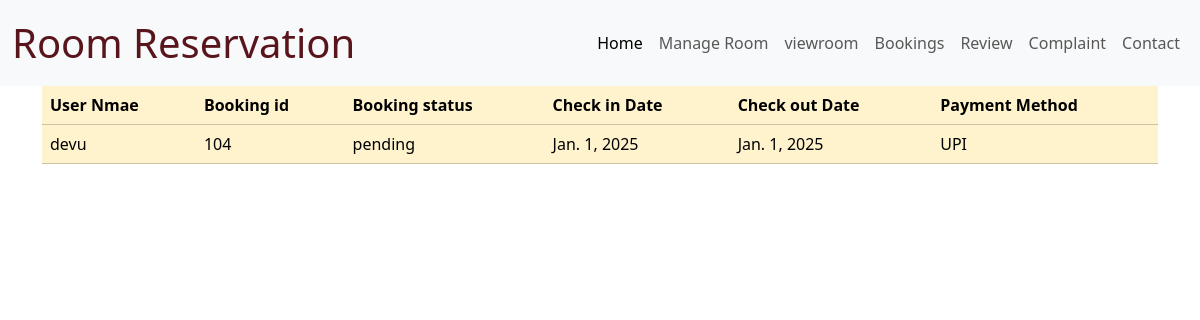
/Viewbooking, run on an earlier commit of the app's database.
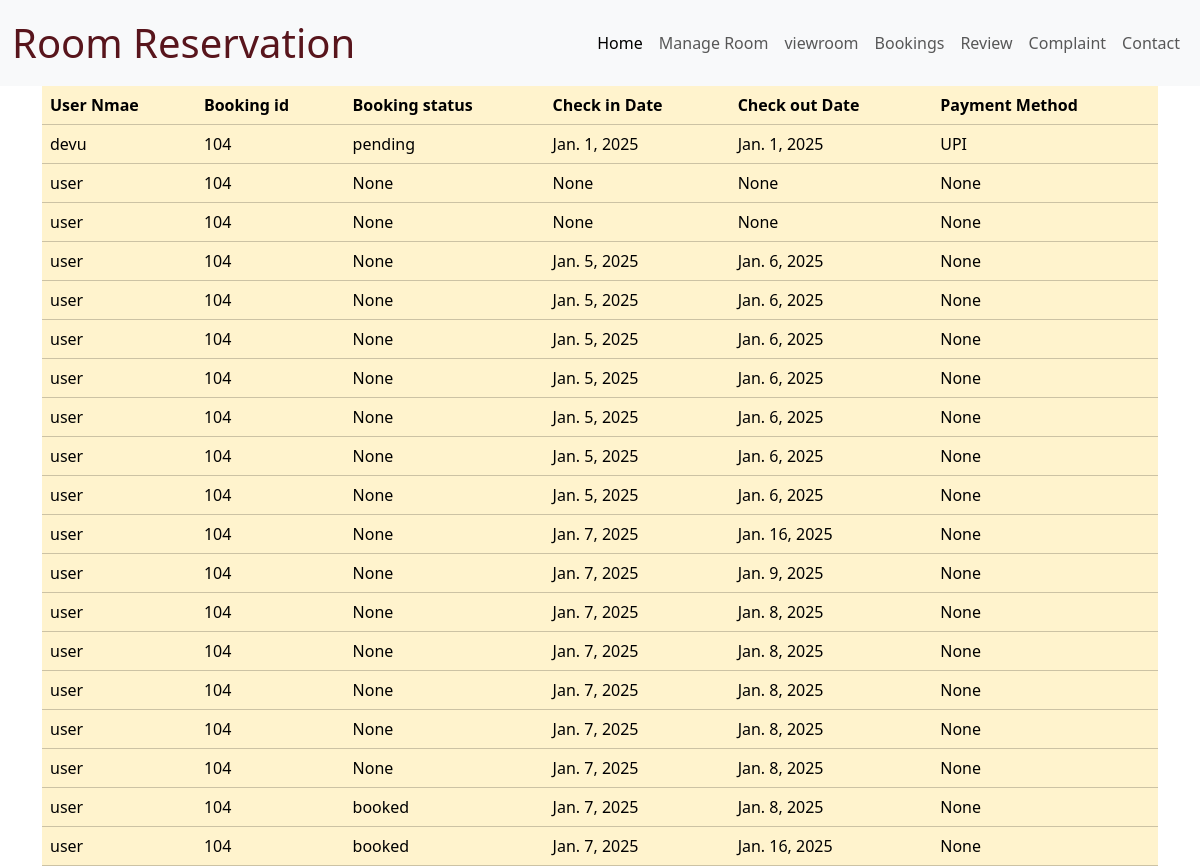
And on a later commit of the database.
### world_wallet_expence_app/models.py (models this page shows)
class BookingTable(models.Model):
     USERID=models.ForeignKey(UserTable, on_delete=models.CASCADE)
     ROOMID=models.ForeignKey(RoomTable, on_delete=models.CASCADE)
     bookingstatus=models.CharField(max_length=20, null=True,blank=True)
     checkindate=models.DateField(null=True,blank=True)
     checkoutdate=models.DateField(null=True,blank=True)
     paymentmethod=models.CharField(max_length=20, null=True,blank=True)

class UserTable(models.Model):
    LOGINID=models.ForeignKey(LoginTable, on_delete=models.CASCADE)
    Name=models.CharField(max_length=20, null=True,blank=True)
    phone=models.CharField(max_length=20, null=True,blank=True)
    place=models.CharField(max_length=25, null=True,blank=True)
    status=models.CharField(max_length=25, null=True,blank=True)

class RoomTable(models.Model):
     LOGINID=models.ForeignKey(LoginTable, on_delete=models.CASCADE,null=True,blank=True)
     roomnumber=models.CharField(max_length=20, null=True,blank=True)
     roomtype=models.CharField(max_length=20, null=True,blank=True)
     bedtype=models.CharField(max_length=20, null=True,blank=True)
     roomimage=models.FileField(upload_to='roomimages/',null=True,blank=True)
     location=models.CharField(max_length=100,null=True,blank=True)
     price=models.CharField(max_length=20, null=True,blank=True)
     roomservice=models.CharField(max_length=20, null=True,blank=True)
     status=models.CharField(max_length=25, null=True,blank=True)

### world_wallet_expence_app/views.py (the view)
# urls.py: path('Viewbooking',Viewbooking.as_view(),name='Viewbooking'),
class Viewbooking(View):
    def get(self,request):
        obj=BookingTable.objects.all()
        return render(request,"ROOM/viewbooking.html",{'val':obj})

### templates/ROOM/viewbooking.html (shortened to what this page needs)
{% load static %}
<html lang="en">
<head>
    <link href="https://cdn.jsdelivr.net/npm/bootstrap@5.3.3/dist/css/bootstrap.min.css" rel="stylesheet">
    <link rel="stylesheet" href="{% static 'ROOMCSS/viewbooking.css' %}">
</head>
<body>
    <nav class="navbar navbar-expand-lg bg-body-tertiary">
        <div class="container-fluid">
            <a class="navbar-brand fs-1 text-danger-emphasis" href="#">Room Reservation</a>
            <div class="collapse navbar-collapse" id="navbarSupportedContent">
                <ul class="navbar-nav ms-auto mb-2 mb-lg-0">
                    <li class="nav-item">
                        <a class="nav-link active" aria-current="page" href="/HomeR">Home</a>
                    </li>
                    <li class="nav-item">
                        <a class="nav-link" href="/Manage">Manage Room</a>
                    </li>
                    <li class="nav-item">
                        <a class="nav-link" href="/viewRoom">viewroom</a>
                      </li>
                    <li class="nav-item">
                        <a class="nav-link" href="/Viewbooking">Bookings</a>
                    </li>
                    <li class="nav-item">
                        <a class="nav-link " href="/Review">Review</a>
                    </li>
                    <li class="nav-item">
                        <a class="nav-link" href="/Send">Complaint</a>
                    </li>
                    <li class="nav-item">
                        <a class="nav-link" href="#">Contact</a>
                    </li>
                </ul>
            </div>
        </div>
    </nav>
    <div class="container">
        <table class="table table-warning">
            <thead>
              <tr>
                <th scope="col">User Nmae</th>
                <th scope="col">Booking id</th>
                <th scope="col">Booking status</th>
                <th scope="col">Check in Date</th>
                <th scope="col">Check out Date</th>
                <th scope="col">Payment Method</th>
               {%for i in val%}
              <tr>
                <td>{{i.USERID.Name}}</td>
                <td>{{i.ROOMID.roomnumber}}</td>
                <td>{{i.bookingstatus}}</td>
                <td>{{i.checkindate}}</td>
                <td>{{i.checkoutdate}}</td>
                <td>{{i.paymentmethod}}</td>
            </tr>
             {%endfor%}
          </table>
        </div>
</body>
</html>

What changed in the data, as far as the page shows it:
added BookingTable: USERID.Name "user", ROOMID.roomnumber "104", bookingstatus "None", checkindate "None", checkoutdate "None", paymentmethod "None"
added BookingTable: USERID.Name "user", ROOMID.roomnumber "104", bookingstatus "None", checkindate "None", checkoutdate "None", paymentmethod "None"
added BookingTable: USERID.Name "user", ROOMID.roomnumber "104", bookingstatus "None", checkindate "Jan. 5, 2025", checkoutdate "Jan. 6, 2025", paymentmethod "None"
added BookingTable: USERID.Name "user", ROOMID.roomnumber "104", bookingstatus "None", checkindate "Jan. 5, 2025", checkoutdate "Jan. 6, 2025", paymentmethod "None"
added BookingTable: USERID.Name "user", ROOMID.roomnumber "104", bookingstatus "None", checkindate "Jan. 5, 2025", checkoutdate "Jan. 6, 2025", paymentmethod "None"
added BookingTable: USERID.Name "user", ROOMID.roomnumber "104", bookingstatus "None", checkindate "Jan. 5, 2025", checkoutdate "Jan. 6, 2025", paymentmethod "None"
added BookingTable: USERID.Name "user", ROOMID.roomnumber "104", bookingstatus "None", checkindate "Jan. 5, 2025", checkoutdate "Jan. 6, 2025", paymentmethod "None"
added BookingTable: USERID.Name "user", ROOMID.roomnumber "104", bookingstatus "None", checkindate "Jan. 5, 2025", checkoutdate "Jan. 6, 2025", paymentmethod "None"
added BookingTable: USERID.Name "user", ROOMID.roomnumber "104", bookingstatus "None", checkindate "Jan. 5, 2025", checkoutdate "Jan. 6, 2025", paymentmethod "None"
added BookingTable: USERID.Name "user", ROOMID.roomnumber "104", bookingstatus "None", checkindate "Jan. 7, 2025", checkoutdate "Jan. 16, 2025", paymentmethod "None"
added BookingTable: USERID.Name "user", ROOMID.roomnumber "104", bookingstatus "None", checkindate "Jan. 7, 2025", checkoutdate "Jan. 9, 2025", paymentmethod "None"
added BookingTable: USERID.Name "user", ROOMID.roomnumber "104", bookingstatus "None", checkindate "Jan. 7, 2025", checkoutdate "Jan. 8, 2025", paymentmethod "None"
added BookingTable: USERID.Name "user", ROOMID.roomnumber "104", bookingstatus "None", checkindate "Jan. 7, 2025", checkoutdate "Jan. 8, 2025", paymentmethod "None"
added BookingTable: USERID.Name "user", ROOMID.roomnumber "104", bookingstatus "None", checkindate "Jan. 7, 2025", checkoutdate "Jan. 8, 2025", paymentmethod "None"
added BookingTable: USERID.Name "user", ROOMID.roomnumber "104", bookingstatus "None", checkindate "Jan. 7, 2025", checkoutdate "Jan. 8, 2025", paymentmethod "None"
added BookingTable: USERID.Name "user", ROOMID.roomnumber "104", bookingstatus "None", checkindate "Jan. 7, 2025", checkoutdate "Jan. 8, 2025", paymentmethod "None"
added BookingTable: USERID.Name "user", ROOMID.roomnumber "104", bookingstatus "booked", checkindate "Jan. 7, 2025", checkoutdate "Jan. 8, 2025", paymentmethod "None"
added BookingTable: USERID.Name "user", ROOMID.roomnumber "104", bookingstatus "booked", checkindate "Jan. 7, 2025", checkoutdate "Jan. 16, 2025", paymentmethod "None"
